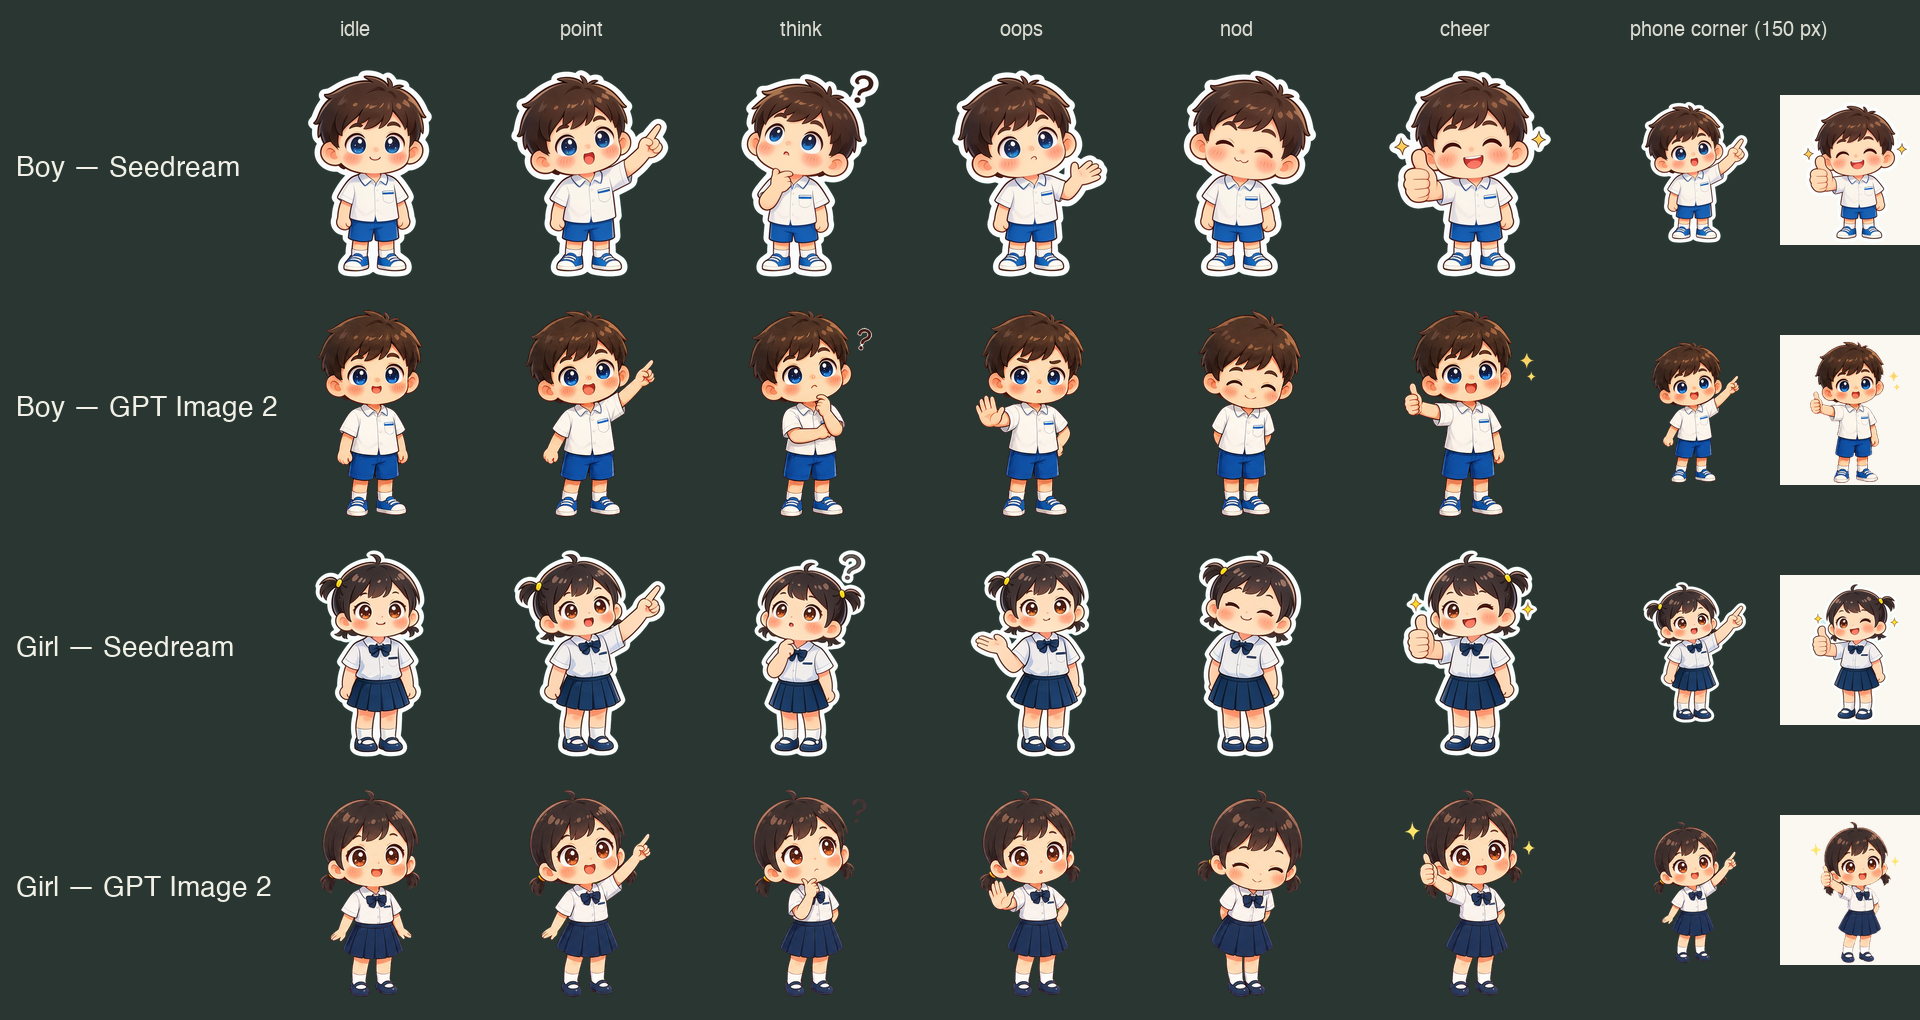

Source code (Python):
# Side-by-side on the slate (#2a3631) and on paper, at board size and at phone corner size (150 px).
import os
from PIL import Image, ImageDraw, ImageFont
here = os.path.dirname(os.path.abspath(__file__))
POSES = ['idle', 'point', 'think', 'oops', 'nod', 'cheer']
ROWS = [('Boy — Seedream', 'boy-seedream'), ('Boy — GPT Image 2', 'boy-gpt'), ('Girl — Seedream', 'girl-seedream'), ('Girl — GPT Image 2', 'girl-gpt')]
try: font = ImageFont.truetype('/System/Library/Fonts/Helvetica.ttc', 28); small = ImageFont.truetype('/System/Library/Fonts/Helvetica.ttc', 20)
except Exception: font = small = ImageFont.load_default()
cell, lab = 220, 260
W, H = lab + cell * 6 + 40 + 150 * 2, 60 + len(ROWS) * (cell + 20)
c = Image.new('RGB', (W, H), (42, 54, 49)); d = ImageDraw.Draw(c)
for i, p in enumerate(POSES): d.text((lab + i * cell + cell // 2 - 30, 20), p, fill=(220, 220, 210), font=small)
d.text((lab + cell * 6 + 50, 20), 'phone corner (150 px)', fill=(220, 220, 210), font=small)
for r, (title, name) in enumerate(ROWS):
    y = 60 + r * (cell + 20)
    d.text((16, y + cell // 2 - 16), title, fill=(240, 240, 230), font=font)
    for i, p in enumerate(POSES):
        im = Image.open(f'{here}/cut/{name}/{p}.png').resize((cell, cell), Image.LANCZOS)
        c.paste(im, (lab + i * cell, y), im)
    x0 = lab + cell * 6 + 40
    paper = Image.new('RGB', (150, 150), (250, 248, 240)); im = Image.open(f'{here}/cut/{name}/cheer.png').resize((150, 150), Image.LANCZOS)
    c.paste(Image.open(f'{here}/cut/{name}/point.png').resize((150, 150), Image.LANCZOS), (x0, y + 35), Image.open(f'{here}/cut/{name}/point.png').resize((150, 150), Image.LANCZOS))
    paper.paste(im, (0, 0), im); c.paste(paper, (x0 + 150 + 10, y + 35))
c.save(f'{here}/compare.png'); c.convert('RGB').resize((W * 2 // 3, H * 2 // 3)).save(f'{here}/compare-small.jpg', quality=88)
print(c.size)
